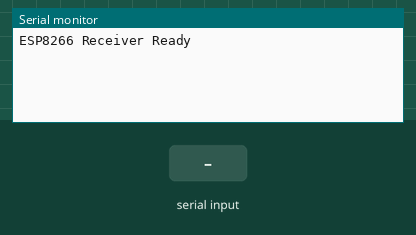
The sketch below on a simulated ESP8266 (NodeMCU). Parts: the last lines printed to the serial monitor. Inputs (shaded band) come from the test bench.

Above: at 1.2 s.
1.3 s: "1\n" received over the second serial link
At 2.5 s:
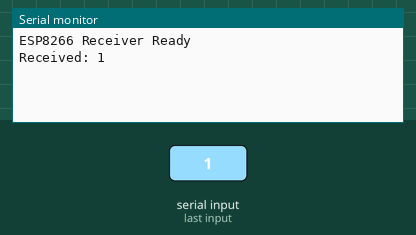
2.8 s: "0\n" received over the second serial link
At 3.8 s:
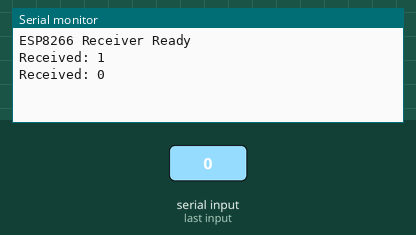
4.3 s: "2\n" received over the second serial link
At 4.9 s:
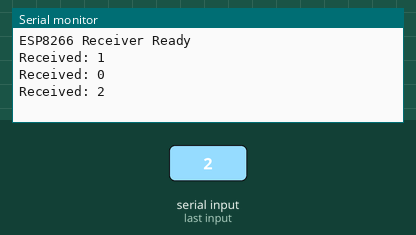

Measured:
- after the input at 1.3 s, the serial monitor: prints a new line at once (image 1)
- after the input at 2.8 s, the serial monitor: prints a new line at once (image 2)
- after the input at 4.3 s, the serial monitor: prints a new line at once (image 3)

The sketch:

basic_reciver_esp8266.ino
```cpp
#include <SoftwareSerial.h>

SoftwareSerial softSerial(D2, D1); // RX, TX

void setup() {
    Serial.begin(115200);
    softSerial.begin(9600);
    Serial.println("ESP8266 Receiver Ready");
}

void loop() {
    if (softSerial.available()) {
        String receivedData = softSerial.readStringUntil('\n');
        Serial.println("Received: " + receivedData);
    }
}
```
